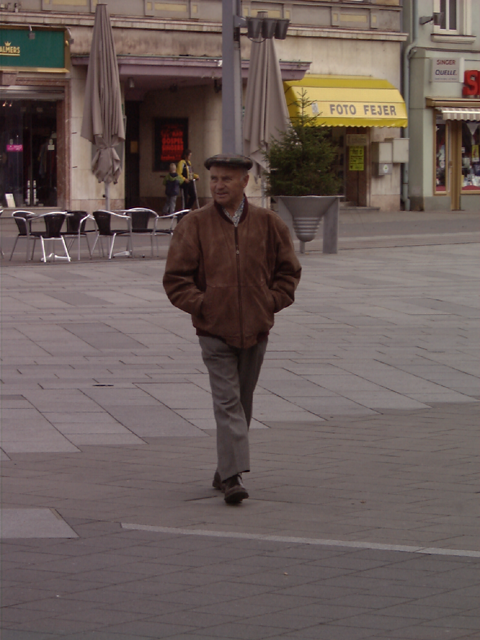
#> input picture opencv/pedestrian-detection/images/person2.png, 480 x 640 px, found by its file name
$ jupyter execute People.ipynb   (shell and % lines are left out)
#> lines starting #> are read from the running program, lines starting #| are printed output that depends on the picture
[cell 1]
import cv2
import matplotlib.pyplot as plt
import numpy as np
plt.rcParams['figure.figsize'] = [15, 10]

[cell 2]
hog = cv2.HOGDescriptor()
hog.setSVMDetector(cv2.HOGDescriptor_getDefaultPeopleDetector())

[cell 3]
image_path = 'agh_cv/pedestrian-detection/images/person2.png'
image = cv2.imread(image_path)
#> image is the input picture: shape (640, 480, 3); mean B, G, R 89.8, 93.3, 107
image = cv2.cvtColor(image, cv2.COLOR_BGR2RGB)

[cell 4]
# detect people in the image
(rectangles, weights) = hog.detectMultiScale(image, winStride=(4, 4), padding=(3, 3), scale=1.05)
#> rectangles = [[135, 144, 200, 399]]; weights = [2.92]

[cell 5]
for (x, y, w, h) in rectangles:
    cv2.rectangle(image, (x, y), (x + w, y + h), (0, 0, 255), 2)
#> this loop made 1 pass
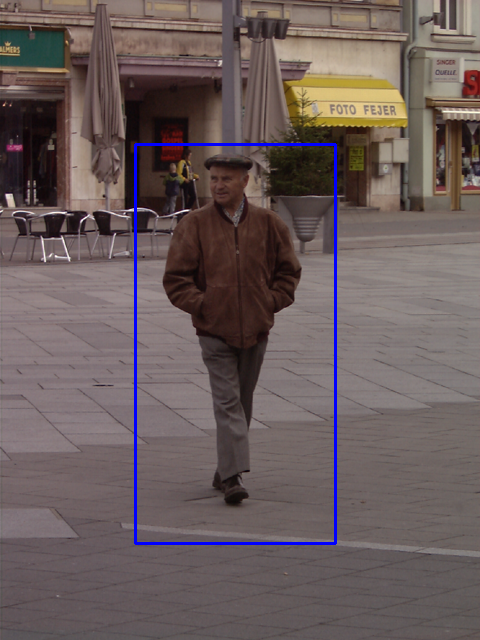
#> image: shape (640, 480, 3); mean R, G, B 105.9, 92.3, 91.8

plt.imshow(image)


$ run again, with opencv/pedestrian-detection/images/person1.png copied over opencv/pedestrian-detection/images/person2.png
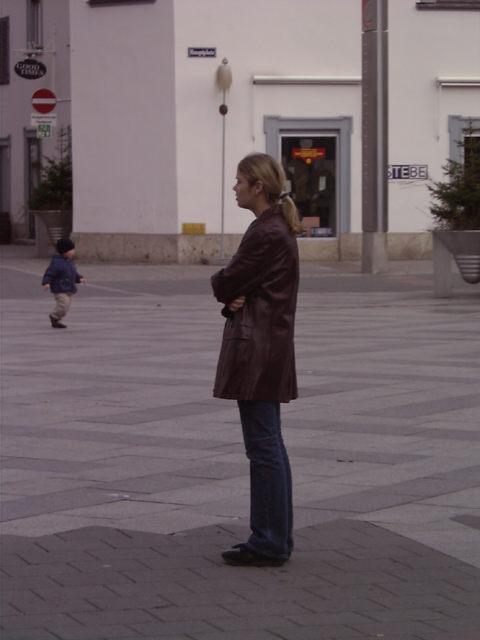
#> input picture opencv/pedestrian-detection/images/person1.png, 480 x 640 px, found by its file name
#> image is the input picture: shape (640, 480, 3); mean B, G, R 103.7, 99.5, 111.5
#> rectangles = [[26, 213, 71, 141], [165, 174, 195, 391]]; weights = [1.23, 2.33]
#> the loop `for (x, y, w, h) in rectangles:` made 2 passes
#> after the loop `for (x, y, w, h) in rectangles:`:
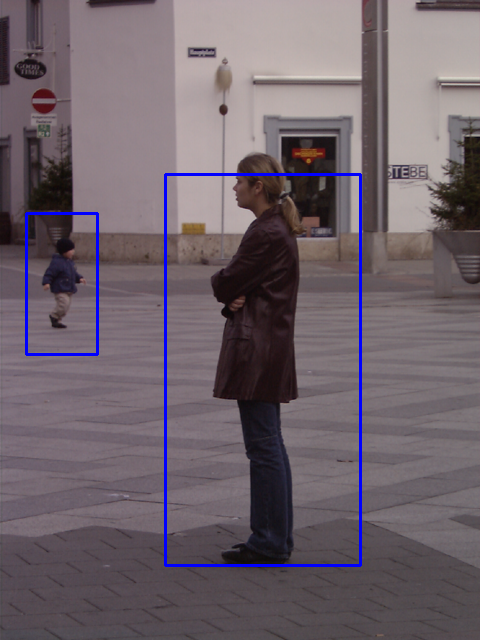
#> image: shape (640, 480, 3); mean R, G, B 109.8, 98, 106.2

$ run again, with opencv/pedestrian-detection/images/person3.png copied over opencv/pedestrian-detection/images/person2.png
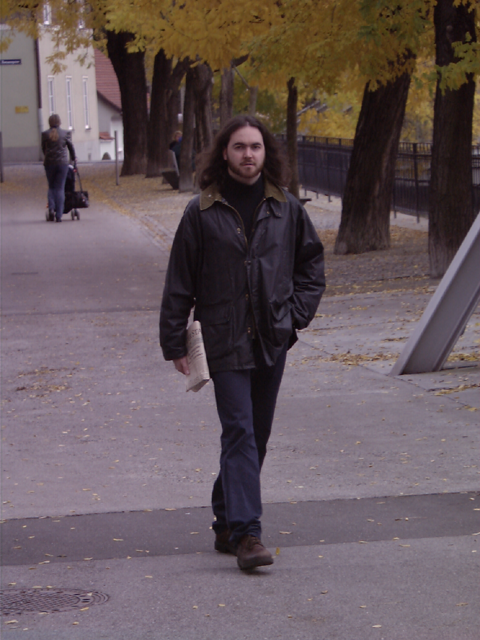
#> input picture opencv/pedestrian-detection/images/person3.png, 480 x 640 px, found by its file name
#> image is the input picture: shape (640, 480, 3); mean B, G, R 91.9, 87.8, 102.2
#> rectangles = [[16, 77, 87, 173], [160, 28, 74, 148], [123, 140, 232, 464]]; weights = [3.93, 0.331, 2.68]
#> the loop `for (x, y, w, h) in rectangles:` made 3 passes
#> after the loop `for (x, y, w, h) in rectangles:`:
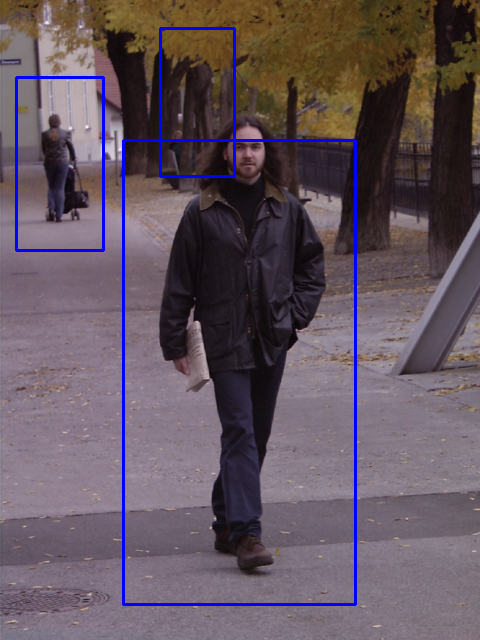
#> image: shape (640, 480, 3); mean R, G, B 99.7, 85.7, 95.5
